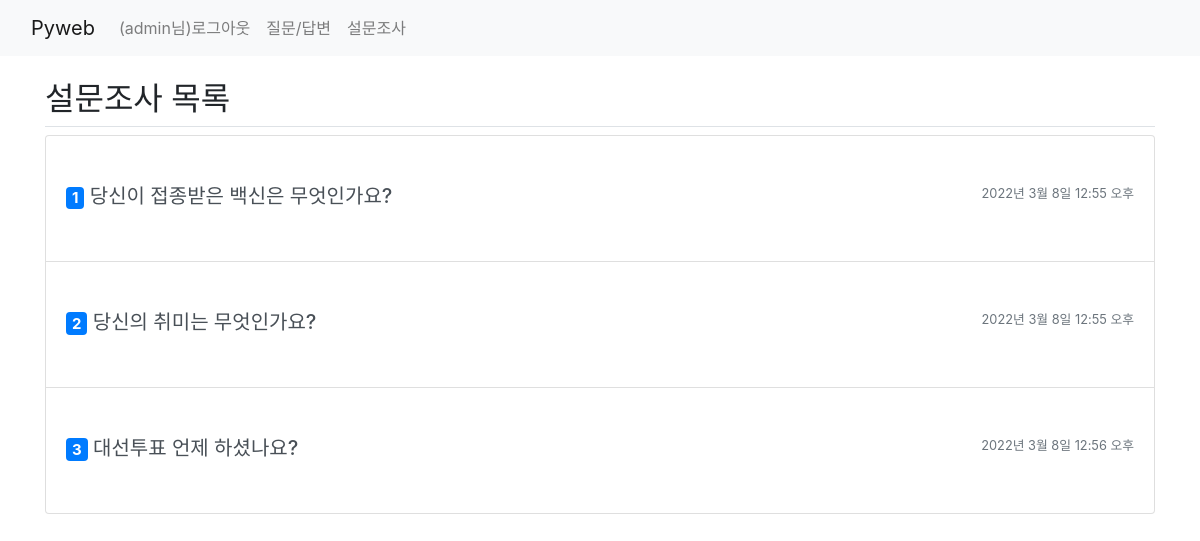
The page /polls/ (signed in) on the database its author committed.
### polls/models.py (models this page shows, shortened)
class Question(models.Model):
    question_text = models.CharField(max_length=200)    # 질문 내용
    pub_date = models.DateTimeField()                   # 작성일

### polls/views.py (the view)
# urls.py: path('', views.index, name='index'),
def index(request):
    question_list = Question.objects.all()
    return render(
        request,
        'polls/index.html',
        {'question_list': question_list}
    )

### templates/polls/index.html (shortened to what this page needs)
{% extends 'base.html' %}
{% block content %}
    <div class="container my-3">
        <h2 class="border-bottom py-2">설문조사 목록</h2>
        <div class="list-group">
            {% if question_list %}
                {% for question in question_list %}
                    <a href="{% url 'polls:detail' question.id %}"
                       class="list-group-item list-group-item-action py-5">
                        <div class="d-flex w-100 justify-content-between">
                            <h5 class="mb-1">
                                <span class="badge badge-primary">{{ forloop.counter }}</span>
                                {{ question.question_text }}
                            </h5>
                            <small class="text-muted">{{ question.pub_date }}</small>
                        </div>
                    </a>
                {% endfor %}
            {% else %}
            <p>설문이 없습니다.</p>
            {% endif %}
        </div>
    </div>
{% endblock %}

### templates/navbar.html (shortened to what this page needs)
<nav class="navbar navbar-expand-lg navbar-light bg-light">
    <div class="container-fluid">
        <a class="navbar-brand" href="{% url 'board:index' %}">Pyweb</a>
        <div class="collapse navbar-collapse" id="navbarNav">
            <div class="navbar-nav">
                <li class="nav-item">
                    {% if user.is_authenticated %}
                        <a class="nav-link" href="{% url 'common:logout' %}">({{ user.username }}님)로그아웃</a>
                    {% else %}
                        <a class="nav-link" href="{% url 'common:login' %}">로그인</a>
                    {% endif %}
                </li>
                <li class="nav-item">
                    <a class="nav-link" href="{% url 'board:boardlist' %}">질문/답변</a>
                </li>
                <li class="nav-item">
                    <a class="nav-link" href="{% url 'polls:index' %}">설문조사</a>
                </li>
            </div>
        </div>
    </div>
</nav>

### rows shown on the page
Question: question_text "당신이 접종받은 백신은 무엇인가요?", pub_date "2022년 3월 8일 12:55 오후"
Question: question_text "당신의 취미는 무엇인가요?", pub_date "2022년 3월 8일 12:55 오후"
Question: question_text "대선투표 언제 하셨나요?", pub_date "2022년 3월 8일 12:56 오후"

### other values the page prints
{{ user.username }} "admin"
